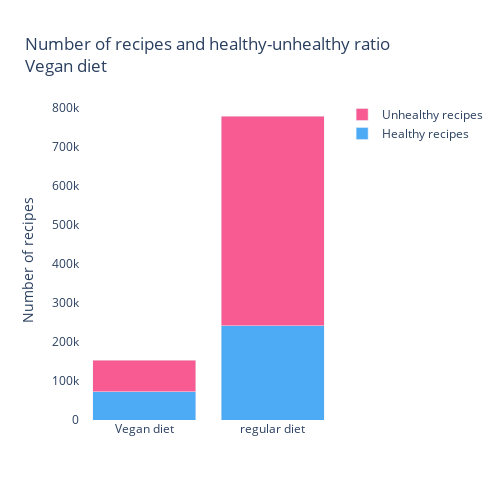

The code cell stored with this chart in its notebook:
### Code cell
import plotly.graph_objects as go
diets=['Vegan diet', 'regular diet']
numberOfHealthyVeganRecipes = len(df_ingredients[(df_ingredients["Vegan"] == 1) & (df_ingredients["Unhealthy"] == 0)])
numberOfVeganRecipes = len(df_ingredients[df_ingredients["Vegan"] == 1])

numberOfHealthyRecipes = len(df_ingredients[df_ingredients["Unhealthy"] == 0])
numberOfRecipes = len(df_ingredients)

_hover_healthy1 = "Vegan:<br><br>"
_hover_healthy1 += "Healthy recipes: " + str(numberOfHealthyVeganRecipes) + "<br>"
_hover_healthy1 += "Total recipes: " + str(numberOfVeganRecipes) + "<br>"
_hover_healthy1 += "Percentage of healthy recipes: " + str(round(numberOfHealthyVeganRecipes*100/numberOfVeganRecipes, 2)) + "%"

_hover_healthy2 = "No diet:<br><br>"
_hover_healthy2 += "Healthy recipes: " + str(numberOfHealthyRecipes) + "<br>"
_hover_healthy2 += "Total recipes: " + str(numberOfRecipes) + "<br>"
_hover_healthy2 += "Percentage of unhealthy recipes: " + str(round(numberOfHealthyRecipes*100/numberOfRecipes, 2)) + "%"

_hover_unhealthy1 = "Vegan:<br><br>"
_hover_unhealthy1 += "Unhealthy recipes: " + str(numberOfVeganRecipes - numberOfHealthyVeganRecipes) + "<br>"
_hover_unhealthy1 += "Total recipes: " + str(numberOfVeganRecipes) + "<br>"
_hover_unhealthy1 += "Percentage of healthy recipes: " + str(round((numberOfVeganRecipes - numberOfHealthyVeganRecipes)*100/numberOfVeganRecipes, 2)) + "%"

_hover_unhealthy2 = "No diet:<br><br>"
_hover_unhealthy2 += "Unhealthy recipes: " + str(numberOfHealthyRecipes) + "<br>"
_hover_unhealthy2 += "Total recipes: " + str(numberOfRecipes) + "<br>"
_hover_unhealthy2 += "Percentage of unhealthy recipes: " + str(round((numberOfRecipes - numberOfHealthyRecipes)*100/numberOfRecipes, 2)) + "%"

fig = go.Figure(data=[
    go.Bar(
        name='Healthy recipes',
        x=diets,
        y=[numberOfHealthyVeganRecipes, numberOfHealthyRecipes],
        hovertext=[_hover_healthy1, _hover_healthy2],
        hoverinfo="text",
        marker_color= '#2196f3'
    ),
    go.Bar(
        name='Unhealthy recipes',
        x=diets,
        y=[numberOfVeganRecipes - numberOfHealthyVeganRecipes, numberOfRecipes - numberOfHealthyRecipes],
        hovertext=[_hover_unhealthy1, _hover_unhealthy2],
        hoverinfo="text",
        marker_color= '#f73378'
    )
])
fig.update_traces(opacity=0.8)
# Change the bar mode
fig.update_layout(
    title_text='Number of recipes and healthy-unhealthy ratio<br>Vegan diet',
    barmode='stack',
    width=500,
    height=500,
    plot_bgcolor="white",
)
fig.update_yaxes(title_text='Number of recipes')

fig.show()

### Figure 1 — Plotly figure (JSON) as saved in the notebook; plotly's stock layout.template omitted (floating-point values rounded to 4 significant figures)
{"data": [{"hoverinfo": "text", "hovertext": ["Vegan:<br><br>Healthy recipes: 72116<br>Total recipes: 153066<br>Percentage of healthy recipes: 47.11%", "No diet:<br><br>Healthy recipes: 241564<br>Total recipes: 779088<br>Percentage of unhealthy recipes: 31.01%"], "marker": {"color": "#2196f3"}, "name": "Healthy recipes", "opacity": 0.8, "type": "bar", "x": ["Vegan diet", "regular diet"], "y": [72116, 241564]}, {"hoverinfo": "text", "hovertext": ["Vegan:<br><br>Unhealthy recipes: 80950<br>Total recipes: 153066<br>Percentage of healthy recipes: 52.89%", "No diet:<br><br>Unhealthy recipes: 241564<br>Total recipes: 779088<br>Percentage of unhealthy recipes: 68.99%"], "marker": {"color": "#f73378"}, "name": "Unhealthy recipes", "opacity": 0.8, "type": "bar", "x": ["Vegan diet", "regular diet"], "y": [80950, 537524]}], "layout": {"barmode": "stack", "height": 500, "plot_bgcolor": "white", "title": {"text": "Number of recipes and healthy-unhealthy ratio<br>Vegan diet"}, "width": 500, "xaxis": {"autorange": true, "range": [-0.5, 1.5], "type": "category"}, "yaxis": {"autorange": true, "range": [0, 820100.0], "title": {"text": "Number of recipes"}, "type": "linear"}}}
